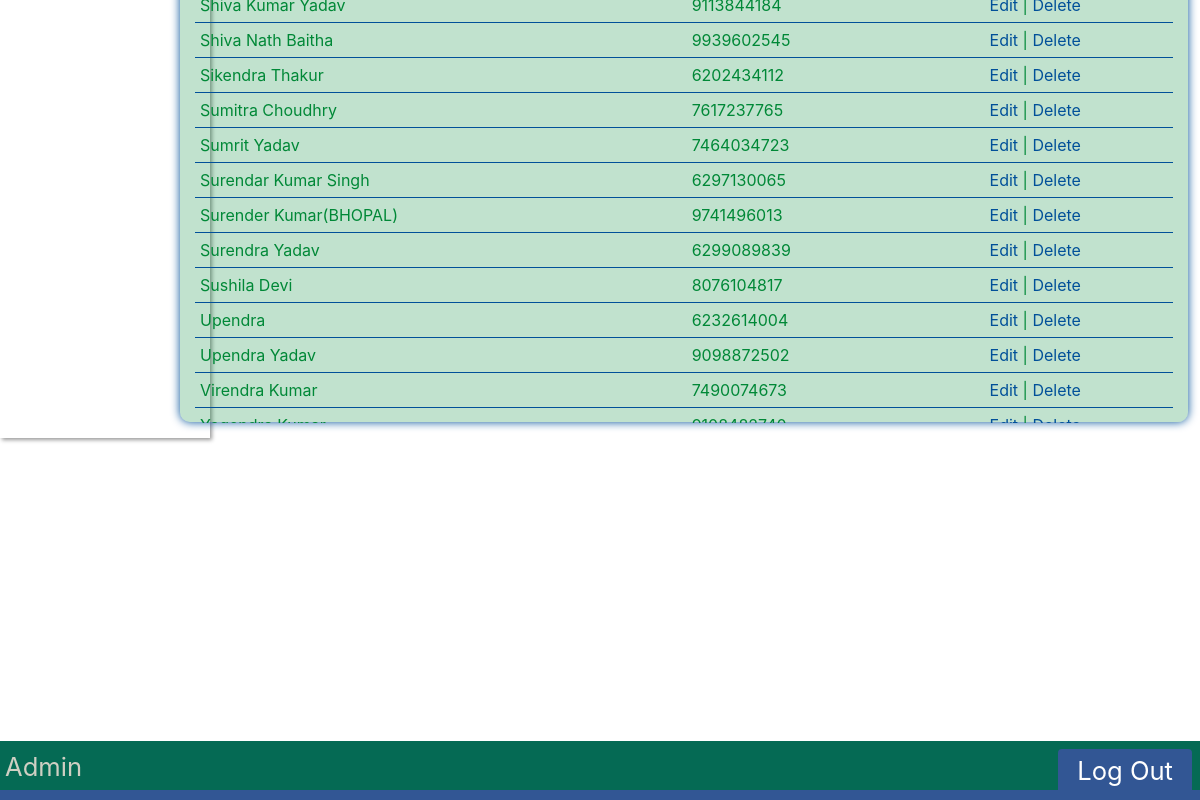
/Contractor/ (signed in, lower part), run on an earlier commit of the app's database.
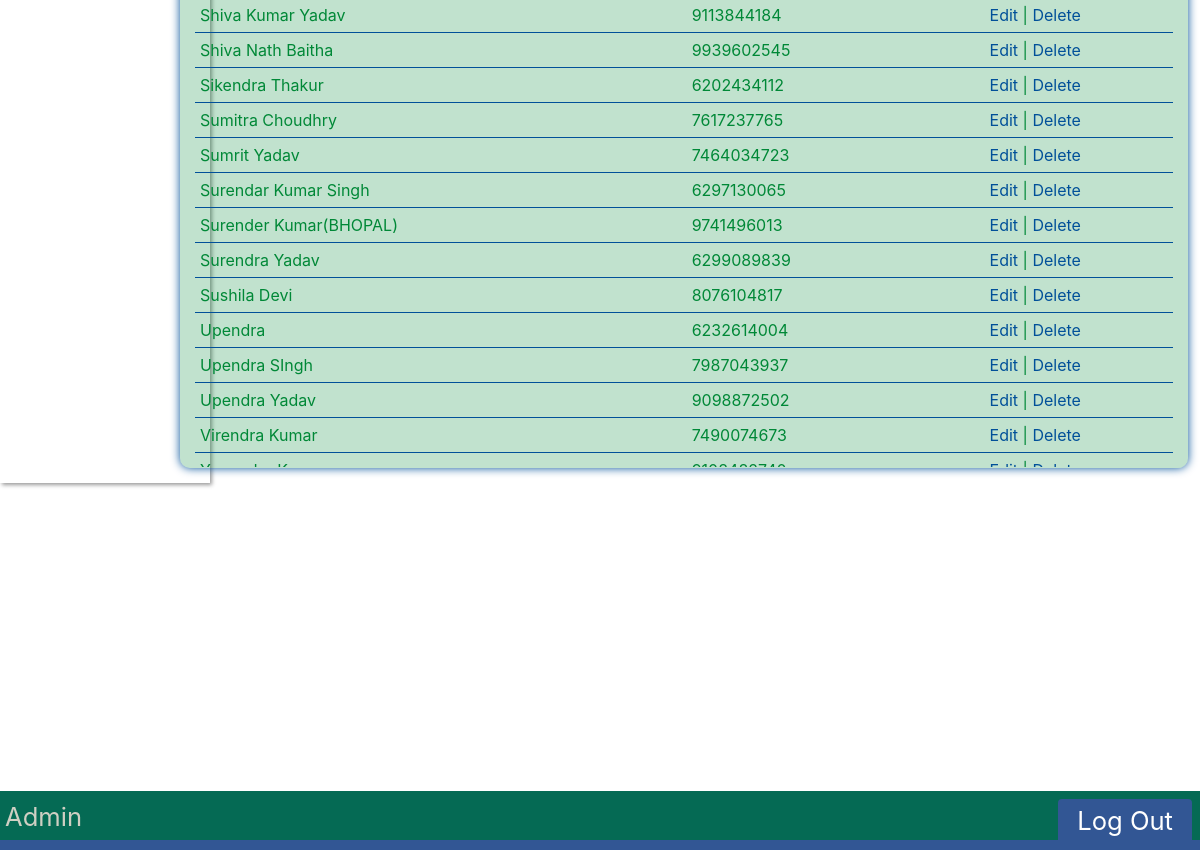
And on a later commit of the database.
### LabourReport/models.py (models this page shows, shortened)
class ContractorDetail(models.Model):
    ContractorName=models.CharField(max_length=200, null=True)
    ContractorNumber=models.IntegerField(null=True)

### LabourReport/decorators.py (the view)
        def wrapper_func(request, *args, **kwargs):
            group = None
            if request.user.groups.exists():
                group = request.user.groups.all()[0].name
            if group in allowed_roles:
                return view_func(request, *args, **kwargs)
            else:
                return HttpResponse('You are not authorized to view this page')

### LabourReport/views.py (called while the page is built)
@login_required(login_url='Login')
@allowed_users(allowed_roles=['Admin'])
def ShowContractor(request):
    data = ContractorDetail.objects.all().order_by('ContractorName')
    df = pd.DataFrame(columns=['ContractorName','ContractorNumber','id'])
    for i in data:
        df.loc[len(df)] = {'ContractorName':i.ContractorName,'ContractorNumber':i.ContractorNumber,'id':i.id}
    return render(request,'LabourReport/Admin/ShowContractor.html',{'data':df})

### LabourReport/templates/LabourReport/Admin/ShowContractor.html (shortened to what this page needs)
{% extends 'LabourReport/NavbarLR.html' %}
{% load static %}
{% block css %}
<link rel="stylesheet" href="{% static '/css/Admin/Admin.css' %}">
{% endblock %}
{% block content %}
  <div class="sidebar">
        <br><br>
  </div>
    <div id="DataDisplay" >
      <div id="data">
        <table>
          {% for i in data.itertuples %}
          <tr>
            <td>{{i.ContractorName}}</td>
            <td>{{i.ContractorNumber}}</td>
            <td><a href="{% url 'EditContractor' i.id %}">Edit</a> | <a onclick="Delete()" href="{% url 'DeleteContractor' i.id %}">Delete</a></td>
          </tr>
          {% endfor %}
        </table>
      </div>
    </div>
{% endblock %}

What changed in the data, as far as the page shows it:
now on this page (row unchanged): ContractorDetail: ContractorName "Shiva Kumar Yadav"
added ContractorDetail: ContractorName "Upendra SIngh"
Also different on the page:
new list line: "9113844184 Edit | Delete"
new list line: "7987043937 Edit | Delete"
